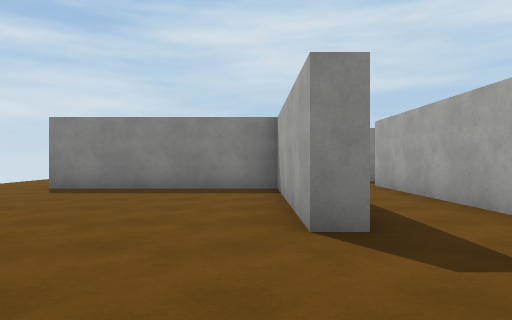
View 1 (above)

13 first-person views from a walk through a 3-D level made in the Unity game engine. The camera is 1.2 m above the floor, looks level and sees 70° across. The floor is counted in squares, 2 m on a side. Each view is taken from the middle of a square. On the plan, view 1 faces up. The plan holds only what a view shows up to about 10 squares ahead; the rest is blank. The place goes on beyond the plan. The player character is not drawn. Surface patterns are stand-ins for the level's own textures.

View 2
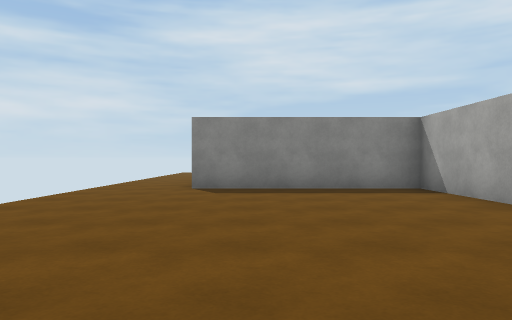

View 3
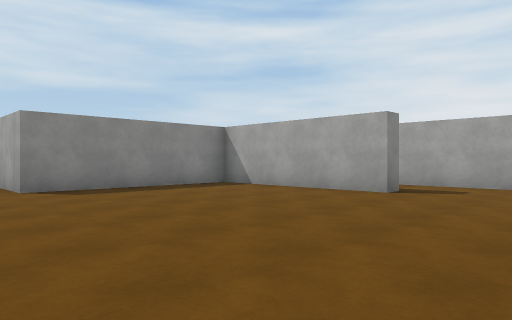

View 4
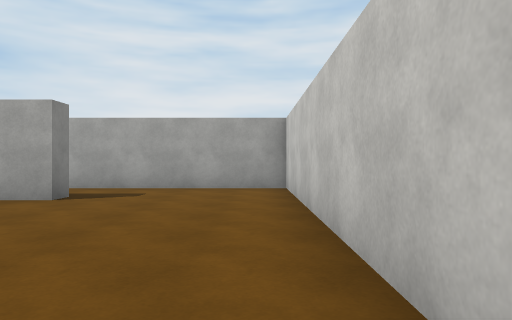

View 5
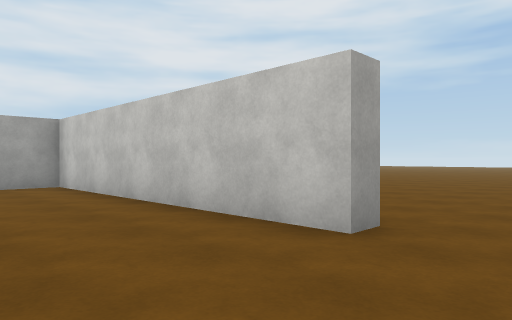

View 6
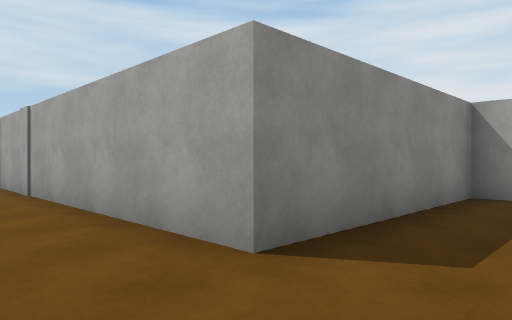

View 7
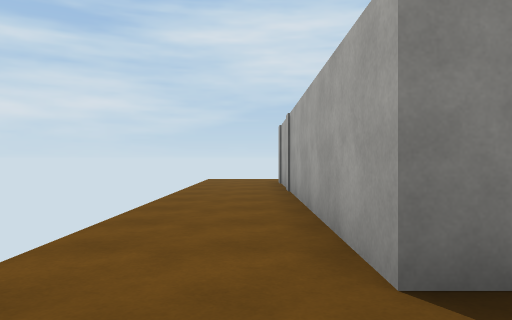

View 8
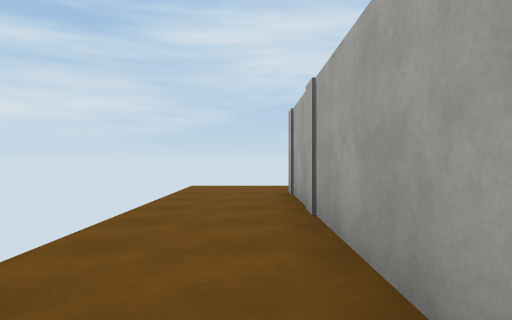

View 9
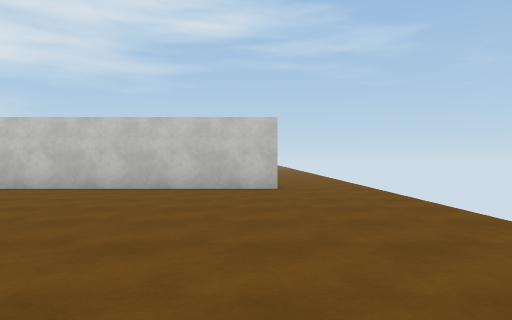

View 10
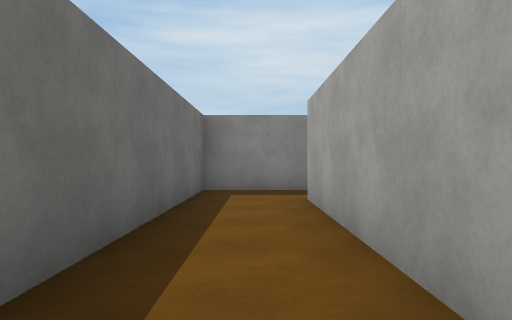

View 11
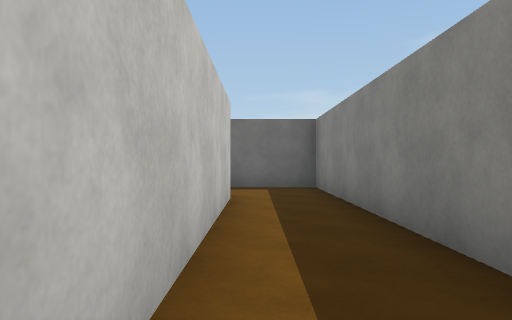

View 12
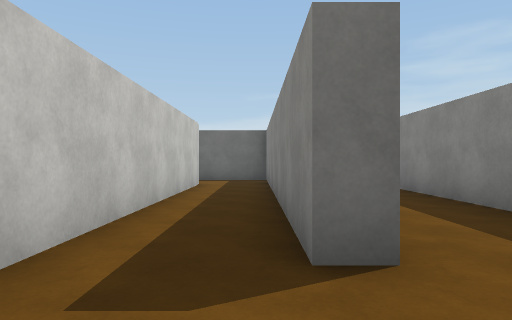

View 13
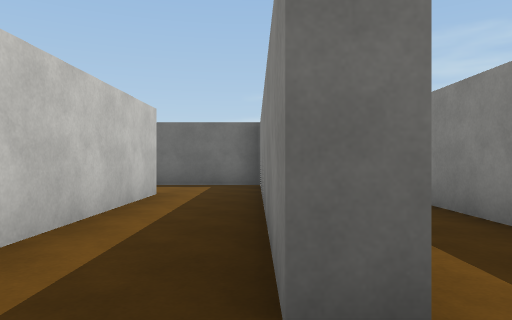

### Floor plan
Points are (right, up) in squares from view 1. A wall is a line through its corners. A room is listed if a view was taken in it or the views show most of it. See-through windows are left out.
Room 1 (views 1, 2, 3, 4, 5, 6, 7, 8, 9, 10)
walls: (1, 3) (0.5, 3) (0.5, 7.7) (-4.3, 7.7) (-4.3, 15.8); (1, 8.6) (1, 4.5); (-4.3, -0.6) (2.8, -0.6) (2.8, 8.6)
ways out: opening at (2, 8) to room 2; opening at (-5.5, -1); opening at (-5, 16.5)
Room 2 (views 11, 12)
walls: (9.9, 10.3) (1, 10.3) (1, 8.6); (2.8, 8.6) (10, 8.6)
ways out: opening at (2, 8) to room 1; opening at (11.5, 8) to room 3; opening at (11.5, 10)
Room 3 (view 13)
walls: (5.5, 6.3) (9.5, 6.3); (3.3, 8.1) (3.3, 5.6); (10.7, 8.6) (10.7, 8.1) (4.9, 8.1)
ways out: opening at (11.5, 8) to room 2

Positions as (right, up) in squares from view 1, and headings:
1: (0, 0), facing up
2: (-3, 0), facing up
3: (-6, 0), facing up-right
4: (-5, 0), facing right
5: (-6, 2), facing down-right
6: (-6, 6), facing up-right
7: (-5, 6), facing up
8: (-5, 9), facing up
9: (-4, 7), facing down
10: (2, 3), facing up
11: (9, 9), facing left
12: (12, 10), facing left
13: (12, 8), facing left
